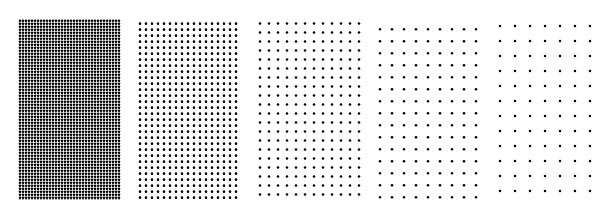
Frame 1 (no input)
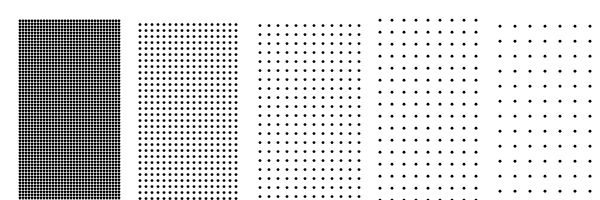
Frame 60 (no input)
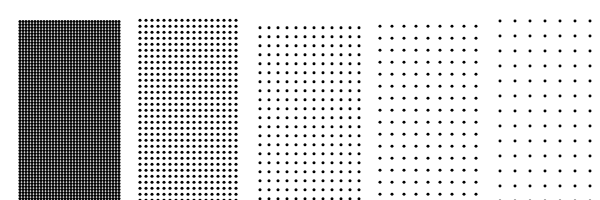
Frame 120 (the mouse pressed at the canvas centre since frame 60)

The p5.js sketch that drew these frames (run headless with seeded random() and noise() and a simulated clock; from frame 60 on, the mouse is pressed at the canvas centre):

// p5.js sketch
// ── sketch.js
// based on 283
let xstart;
let xnoise;
let ynoise;
const num = 5;
const margin = 20;

function setup() {
  createCanvas(600, 200);
  noStroke();
  xstart = random(10);
  xnoise = xstart;
  ynoise = random(10);
}

function draw() {
  background(255);
  for (let i = 0; i <= num - 1; i++) {
    unit(noise(frameCount/400*(i+1))*width, margin, margin+i * width / num, (i + 1) * width / num, (i+1)*3, (i+1)*3, 0.0001*i, 0.0001*i);
  }
}

function unit(ybegin, yend, xbegin, xend, ystep, xstep, ynstep, xnstep) {
  for (let y = ybegin; y > yend; y -= ystep) {
    ynoise += ynstep;
    xnoise = xstart;
    for (let x = xbegin; x < xend; x += xstep) {
      xnoise += xnstep;
      drawPoint(x, y, noise(xnoise, ynoise));
    }
  }
}

function drawPoint(x, y, noiseFactor) {
  push();
  translate(x, y);
  let len = noiseFactor * 6;
  fill(0);
  ellipse(0, 0, len, len);
  pop();
}
